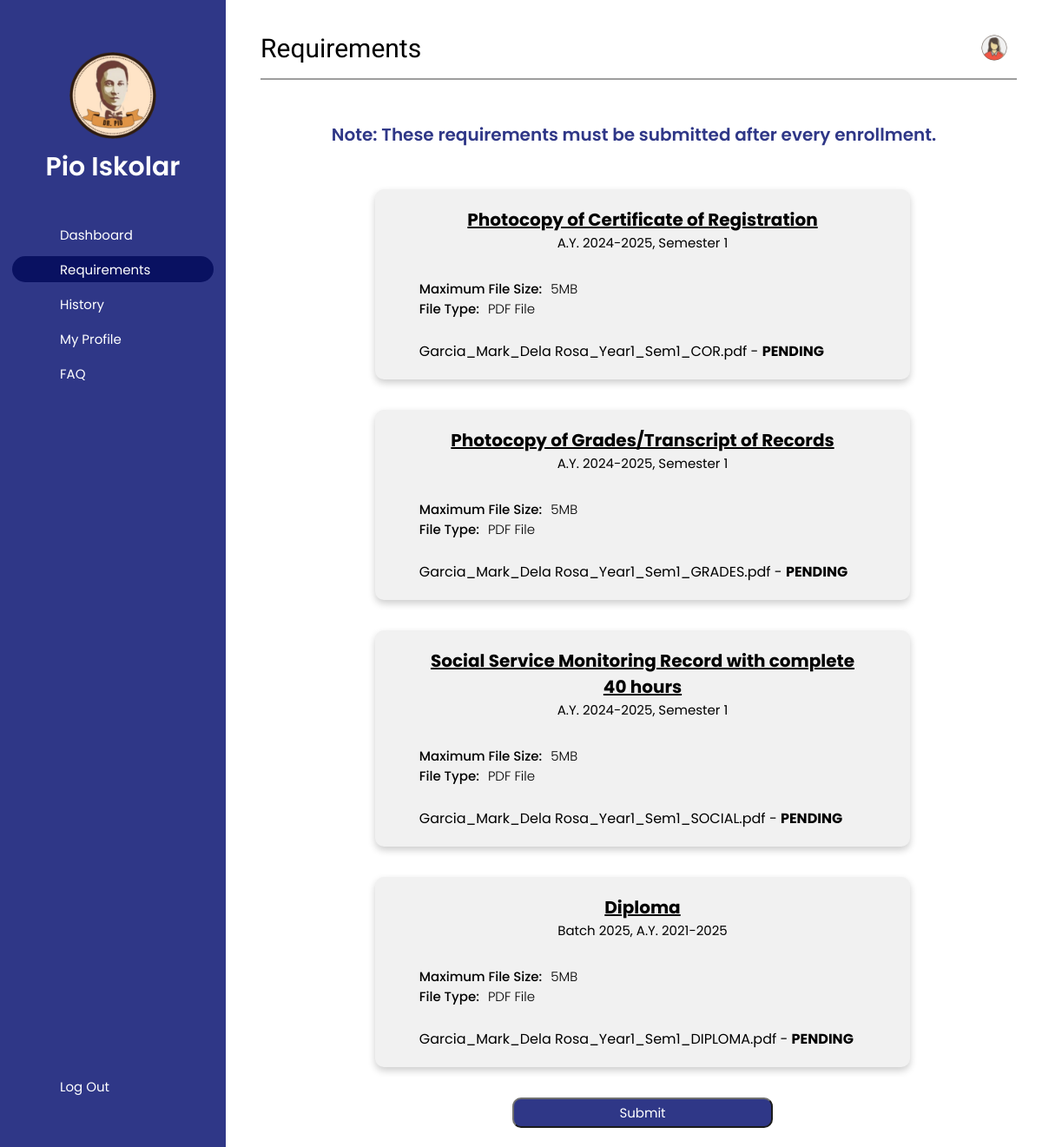
/html/docs.php (signed in), run on an earlier commit of the app's database.
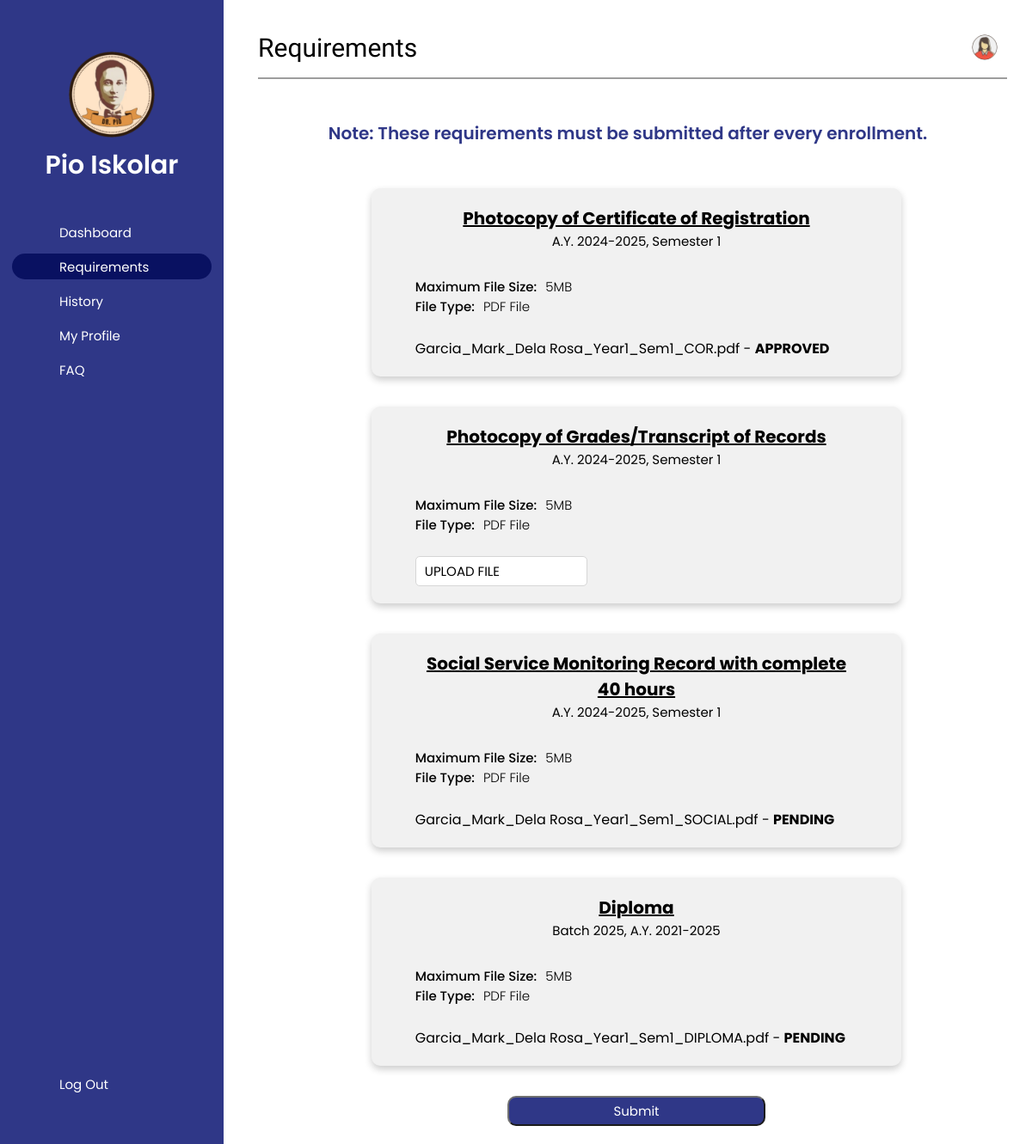
And on a later commit of the database.
### tables this page shows
CREATE TABLE `submission` (
  `submit_id` int(11) NOT NULL,
  `scholar_id` int(11) NOT NULL,
  `sub_date` date NOT NULL,
  `doc_name` varchar(150) NOT NULL,
  `doc_type` varchar(50) NOT NULL,
  `school` varchar(150) NOT NULL,
  `acad_year` varchar(10) NOT NULL,
  `sem` int(1) NOT NULL,
  `doc_status` varchar(10) NOT NULL,
  `reason` text NOT NULL
);

### functions/general.php (called while the page is built, shortened)
<?php
    $serv = "localhost";
    $host = "root";
    $keys = "";
    $dbnm = "pio_iskolar";
    $ports = [3308, 3307, 3306];
    $conn = new mysqli($serv, $host, $keys, $dbnm, $ports[0]);
    function academic() {
        global $conn;
        $query = "SELECT acad_year AS acad FROM batch_year ORDER BY batch_no DESC LIMIT 1";
        $result = $conn->query($query);
        if ($result->num_rows > 0) {
            return $result->fetch_assoc()['acad'];
        }
    }
    function semester() {
        $current_month = date('m');
        if ($current_month >= 7 && $current_month <= 12) {
            return 1;
        } else {
            return 2;
        }
    }
    $year = academic();
    $sem = semester();
?>

### functions/document_upload.php (called while the page is built, shortened)
<?php
    include_once('../functions/general.php');
    global $conn;
function getDocumentDetails($scholar_id, $doc_type, $year, $sem) {
    global $conn;
    $query = "SELECT doc_name, doc_status FROM submission WHERE scholar_id = ? AND doc_type = ? AND acad_year = ? AND sem = ?";
    $stmt = $conn->prepare($query);
    $stmt->bind_param("issi", $scholar_id, $doc_type, $year, $sem);
    $stmt->execute();
    $result = $stmt->get_result();
    if ($result) {
        return $result->fetch_assoc();
    } else {
        return null;
    }
}
?>

### html/docs.php (the view, shortened to what the changed rows need)
<?php
    include('../functions/general.php');
    include('../functions/document_upload.php');
    $scholar_id = $_SESSION['sid'];
    global $year, $sem;
    function getUploadButtonHtml($scholar_id, $doc_type, $year, $sem) {
        $docDetails = getDocumentDetails($scholar_id, $doc_type, $year, $sem);
        if ($docDetails) {
            if ($docDetails['doc_status'] === 'DECLINED') {
                $buttonLabel = 'REPLACE DOCUMENT';
                $buttonStyle = 'style=""';
            } else {
                $buttonLabel = '';
                $buttonStyle = 'style="display:none;"';
            }
            return "
                <label type='button' class='lblAdd' for='choose-file-$doc_type' $buttonStyle>
                    <ion-icon name='share-outline'></ion-icon> <b> $buttonLabel </b>
                </label>
                <input name='$doc_type' type='file' id='choose-file-$doc_type' accept='.pdf' style='display: none;' $buttonStyle /> <p>{$docDetails['doc_name']} - <b>{$docDetails['doc_status']}</b></p>
            ";
        } else {
            return "
                <label type='button' class='lblAdd' for='choose-file-$doc_type'>
                    <ion-icon name='share-outline'></ion-icon> UPLOAD FILE
                </label>
                <input name='$doc_type' type='file' id='choose-file-$doc_type' accept='.pdf' style='display: none;' />
            ";
        }
    }
?>
<!DOCTYPE html>
<html lang="en">
<head>
    <link rel="stylesheet" href="css/docs.css">
    <link rel="stylesheet" href="css/confirm.css">
</head>
<body>
    <?php include 'navbar.php';?>
    <div class="main">
        <div class="topBar">
            <div class="headerName">
                <h1>Requirements</h1>
            </div>
        </div>
        <div class="cards">
            <form action="" method="post" enctype="multipart/form-data">
                <div class="card">
                    <div class="container">
                        <div class="reqs">
                            <h2> Photocopy of Certificate of Registration </h2>
                            <h5> <?php echo 'A.Y. '.$year.', Semester '.$sem?> </h5>
                        </div>
                        <div class="formats">
                            <p class="file"> Maximum File Size: </p>
                            <p class="files"> 5MB </p>
                        </div>
                        <div class="formats">
                            <p class="file"> File Type:</p>
                            <p class="files"> PDF File </p>
                        </div> <br>
                        <?php echo getUploadButtonHtml($scholar_id, 'COR', $year, $sem); ?>
                    </div>
                </div> <br>
                <div class="card">
                    <div class="container">
                        <div class="reqs">
                            <h2> Photocopy of Grades/Transcript of Records </h2>
                            <h5> <?php echo 'A.Y. '.$year.', Semester '.$sem?> </h5>
                        </div>
                        <div class="formats">
                            <p class="file"> Maximum File Size: </p>
                            <p class="files"> 5MB </p>
                        </div>
                        <div class="formats">
                            <p class="file"> File Type:</p>
                            <p class="files"> PDF File </p>
                        </div> <br>
                        <?php echo getUploadButtonHtml($scholar_id, 'GRADES', $year, $sem); ?>
                    </div>
                </div> <br>
                <div class="card">
                    <div class="container">
                        <div class="reqs">
                            <h2> Social Service Monitoring Record with complete 40 hours </h2>
                            <h5> <?php echo 'A.Y. '.$year.', Semester '.$sem?> </h5>
                        </div>
                        <div class="formats">
                            <p class="file"> Maximum File Size: </p>
                            <p class="files"> 5MB </p>
                        </div>
                        <div class="formats">
                            <p class="file"> File Type:</p>
                            <p class="files"> PDF File </p>
                        </div> <br>
                        <?php echo getUploadButtonHtml($scholar_id, 'SOCIAL', $year, $sem); ?>
                    </div>
                </div> <br>
                <div class="card">
                    <div class="container">
                        <div class="reqs">
                            <h2> Diploma </h2>
                            <h5> Batch 2025, A.Y. 2021-2025 </h5>
                        </div>
                        <div class="formats">
                            <p class="file"> Maximum File Size: </p>
                            <p class="files"> 5MB </p>
                        </div>
                        <div class="formats">
                            <p class="file"> File Type:</p>
                            <p class="files"> PDF File </p>
                        </div> <br>
                        <?php echo getUploadButtonHtml($scholar_id, 'DIPLOMA', $year, $sem); ?>
                    </div>
                </div> <br>
            </form>
        </div> <br> <br>
    </div>
    <?php include 'notif.php'; ?>
</body>
</html>

What changed in the data, as far as the page shows it:
removed submission: doc_name "Garcia_Mark_Dela Rosa_Year1_Sem1_GRADES.pdf", doc_status "PENDING"
changed submission "Garcia_Mark_Dela Rosa_Year1_Sem1_COR.pdf": doc_status "PENDING" → "APPROVED"
Also different on the page:
text now shown: "- - - UPLOAD FILE"
